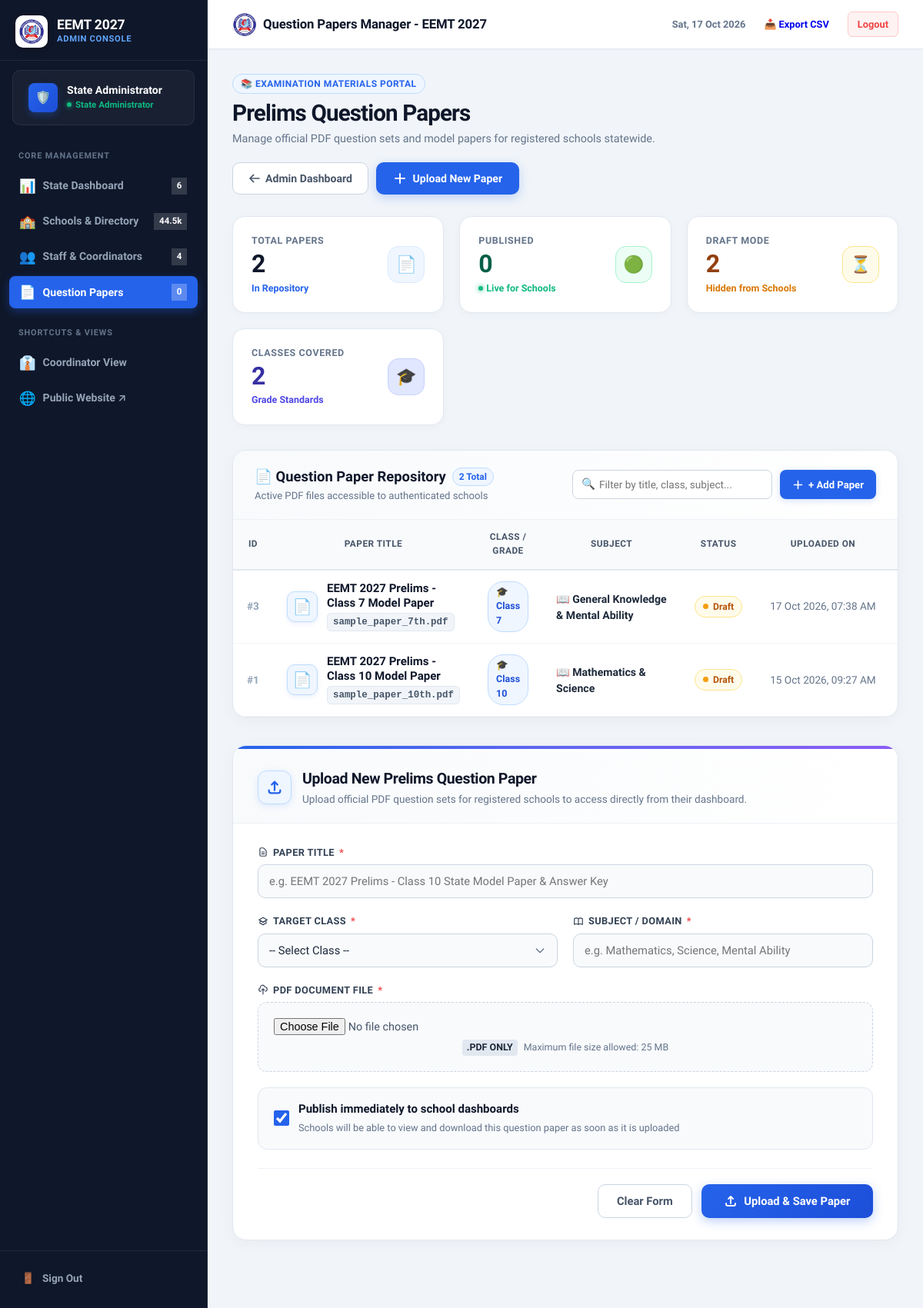
Page /admin/question_papers.php (signed in) on the committed database.
### tables this page shows
CREATE TABLE question_papers (
            id INTEGER PRIMARY KEY AUTOINCREMENT,
            title TEXT NOT NULL,
            class TEXT NOT NULL,
            subject TEXT DEFAULT 'General',
            file_path TEXT NOT NULL,
            file_size INTEGER DEFAULT 0,
            is_published INTEGER DEFAULT 0,
            published_at TEXT NULL,
            uploaded_by TEXT NULL,
            created_at TEXT DEFAULT CURRENT_TIMESTAMP
        );

### admin/question_papers.php (the view, shortened to what the rows shown need)
<?php
$pdo = getDB();
$stmt = $pdo->query("SELECT * FROM question_papers ORDER BY id DESC");
$papers = $stmt->fetchAll(PDO::FETCH_ASSOC);
require_once __DIR__ . '/includes/admin_header.php';
?>
<div style="max-width: 1250px; margin: 0 auto; padding-bottom: 2rem;">
    <div style="margin-bottom: 1.75rem; display: flex; justify-content: space-between; align-items: flex-end; flex-wrap: wrap; gap: 1.25rem;">
        <div>
            <h1 style="font-size: 1.85rem; font-weight: 800; color: #0f172a; margin: 0; letter-spacing: -0.03em; line-height: 1.2;">
                Prelims Question Papers
            </h1>
        </div>
    </div>
    <div class="card" style="padding: 0; overflow: hidden; margin-bottom: 2.25rem; border: 1px solid #e2e8f0; border-radius: 18px; box-shadow: 0 4px 20px rgba(0,0,0,0.04); background: #ffffff;">
        <?php if (empty($papers)): ?>
            <div style="padding: 3.5rem 2rem; text-align: center; color: #64748b;">
                <div style="width: 64px; height: 64px; border-radius: 18px; background: #eff6ff; border: 1px solid #bfdbfe; display: flex; align-items: center; justify-content: center; margin: 0 auto 1.25rem; font-size: 2rem; color: #2563eb;">
                    📄
                </div>
                <h4 style="font-weight: 800; color: #0f172a; margin-bottom: 0.4rem; font-size: 1.15rem;">No Question Papers Uploaded</h4>
                <p style="font-size: 0.9rem; margin: 0 auto; max-width: 420px; color: #64748b;">Use the form below to upload official EEMT 2027 prelims question papers in PDF format.</p>
            </div>
        <?php else: ?>
            <div class="table-responsive" style="overflow-x: auto; width: 100%;">
                <table class="table" id="paperTable" style="width: 100%; min-width: 1000px; border-collapse: collapse; margin-bottom: 0;">
                    <thead style="background: #f8fafc; border-bottom: 2px solid #e2e8f0;">
                        <tr>
                            <th style="font-weight: 700; text-transform: uppercase; font-size: 0.74rem; letter-spacing: 0.5px; color: #475569; padding: 14px 18px; width: 70px;">ID</th>
                            <th style="font-weight: 700; text-transform: uppercase; font-size: 0.74rem; letter-spacing: 0.5px; color: #475569; padding: 14px 18px; min-width: 250px;">Paper Title</th>
                            <th style="font-weight: 700; text-transform: uppercase; font-size: 0.74rem; letter-spacing: 0.5px; color: #475569; padding: 14px 18px; width: 140px;">Class / Grade</th>
                            <th style="font-weight: 700; text-transform: uppercase; font-size: 0.74rem; letter-spacing: 0.5px; color: #475569; padding: 14px 18px; min-width: 180px;">Subject</th>
                            <th style="font-weight: 700; text-transform: uppercase; font-size: 0.74rem; letter-spacing: 0.5px; color: #475569; padding: 14px 18px; width: 130px;">Status</th>
                            <th style="font-weight: 700; text-transform: uppercase; font-size: 0.74rem; letter-spacing: 0.5px; color: #475569; padding: 14px 18px; width: 160px;">Uploaded On</th>
                            <th style="font-weight: 700; text-transform: uppercase; font-size: 0.74rem; letter-spacing: 0.5px; color: #475569; padding: 14px 18px; width: 270px; text-align: right;">Actions</th>
                        </tr>
                    </thead>
                    <tbody id="paperTableBody">
                        <?php foreach ($papers as $p): ?>
                            <tr class="paper-row" style="border-bottom: 1px solid #f1f5f9; transition: background 0.15s ease;" onmouseover="this.style.background='#f8fafc'" onmouseout="this.style.background='transparent'">
                                <td style="padding: 14px 18px; vertical-align: middle; font-weight: 700; color: #94a3b8; font-size: 0.85rem;">
                                    #<?php echo $p['id']; ?>
                                </td>
                                <td style="padding: 14px 18px; vertical-align: middle;">
                                    <div style="display: flex; align-items: center; gap: 12px;">
                                        <div style="width: 40px; height: 40px; border-radius: 10px; background: #eff6ff; border: 1px solid #bfdbfe; display: flex; align-items: center; justify-content: center; font-size: 1.25rem; flex-shrink: 0; color: #2563eb; box-shadow: 0 2px 6px rgba(37,99,235,0.1);">
                                            📄
                                        </div>
                                        <div>
                                            <strong style="color: #0f172a; font-size: 0.94rem; display: block; line-height: 1.25; font-weight: 700;">
                                                <?php echo htmlspecialchars($p['title']); ?>
                                            </strong>
                                            <span style="font-size: 0.78rem; color: #475569; font-family: ui-monospace, SFMono-Regular, Menlo, monospace; font-weight: 600; background: #f1f5f9; padding: 2px 7px; border-radius: 5px; display: inline-block; margin-top: 3px; border: 1px solid #e2e8f0;">
                                                <?php echo basename($p['file_path']); ?>
                                            </span>
                                        </div>
                                    </div>
                                </td>
                                <td style="padding: 14px 18px; vertical-align: middle;">
                                    <span style="background: #eff6ff; color: #1d4ed8; font-weight: 700; border: 1px solid #bfdbfe; font-size: 0.78rem; padding: 4px 10px; border-radius: 20px; display: inline-flex; align-items: center; gap: 4px;">
                                        🎓 <?php echo htmlspecialchars($p['class']); ?>
                                    </span>
                                </td>
                                <td style="padding: 14px 18px; vertical-align: middle;">
                                    <span style="font-weight: 600; color: #1e293b; font-size: 0.88rem; display: inline-flex; align-items: center; gap: 6px;">
                                        📖 <?php echo htmlspecialchars($p['subject']); ?>
                                    </span>
                                </td>
                                <td style="padding: 14px 18px; vertical-align: middle;">
                                    <?php if ($p['is_published'] == 1): ?>
                                        <span style="display: inline-flex; align-items: center; gap: 6px; padding: 4px 10px; border-radius: 20px; font-size: 0.76rem; font-weight: 700; background: #ecfdf5; color: #047857; border: 1px solid #a7f3d0;">
                                            <span style="width: 7px; height: 7px; border-radius: 50%; background: #10b981; box-shadow: 0 0 6px #10b981;"></span>
                                            Published
                                        </span>
                                    <?php else: ?>
                                        <span style="display: inline-flex; align-items: center; gap: 6px; padding: 4px 10px; border-radius: 20px; font-size: 0.76rem; font-weight: 700; background: #fffbeb; color: #b45309; border: 1px solid #fde68a;">
                                            <span style="width: 7px; height: 7px; border-radius: 50%; background: #f59e0b;"></span>
                                            Draft
                                        </span>
                                    <?php endif; ?>
                                </td>
                                <td style="padding: 14px 18px; vertical-align: middle; font-size: 0.85rem; color: #64748b; white-space: nowrap;">
                                    <?php echo date('d M Y, h:i A', strtotime($p['created_at'])); ?>
                                </td>
                                <td style="padding: 14px 18px; vertical-align: middle; text-align: right; white-space: nowrap;">
                                </td>
                            </tr>
                        <?php endforeach; ?>
                    </tbody>
                </table>
            </div>
        <?php endif; ?>
    </div>
</div>
<?php require_once __DIR__ . '/includes/admin_footer.php'; ?>

### rows in the picture
question_papers: id "3", title "EEMT 2027 Prelims - Class 7 Model Paper", file_path "sample_paper_7th.pdf", class "Class 7", subject "General Knowledge & Mental Ability", is_published 0 (drawn), created_at "17 Oct 2026, 07:38 AM"
question_papers: id "1", title "EEMT 2027 Prelims - Class 10 Model Paper", file_path "sample_paper_10th.pdf", class "Class 10", subject "Mathematics & Science", is_published 0 (drawn), created_at "15 Oct 2026, 09:27 AM"

### other values in the picture
$user['name'] "State Administrator"
$totalSchoolsBadge "6"
$totalMasterBadge "44.5k"
$totalStaffBadge "4"
$totalPapersBadge "0"
$pageTitle "Question Papers Manager - EEMT 2027"
$totalPapers "2"
$publishedCount "0"
$draftCount "2"
$totalClasses "2"
count($papers) "2"
